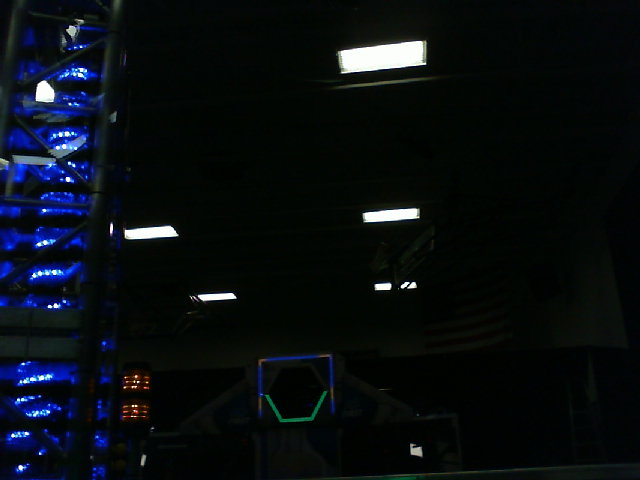
#> input picture assets/BlueGoal-Far-ProtectedZone.jpg, 640 x 480 px
$ python main.py
#> lines starting #> are read from the running program, lines starting #| are printed output that depends on the picture; after the words box and inside, x2 and y2 are one past the last pixel; in counts of white or black regions, pixels touching at a corner belong together
#> in main, frame is the input picture: shape (480, 640, 3); mean B, G, R 17.3, 13.3, 8.4
#> in main, `hsv = cv2.cvtColor(frame,cv2.COLOR_BGR2HSV)`: hsv: shape (480, 640, 3); mean H, S, V 76.3, 181.8, 20.1
import cv2
import numpy

def nothing(x):
    pass

def createWindow():
    cv2.namedWindow('image')
    cv2.createTrackbar('Upper Hue','image',0,180,nothing)
    cv2.setTrackbarPos('Upper Hue','image',79)
    cv2.createTrackbar('Upper Sat','image',0,255,nothing)
    cv2.setTrackbarPos('Upper Sat','image',255)
    cv2.createTrackbar('Upper Val','image',0,255,nothing)
    cv2.setTrackbarPos('Upper Val','image',255)

    cv2.createTrackbar('Lower Hue','image',0,180,nothing)
    cv2.setTrackbarPos('Lower Hue','image',64)
    cv2.createTrackbar('Lower Sat','image',0,255,nothing)
    cv2.setTrackbarPos('Lower Sat','image',90)
    cv2.createTrackbar('Lower Val','image',0,255,nothing)
    cv2.setTrackbarPos('Lower Val','image',69)

def customThresh(hsv_frame):
    kernel = numpy.ones((1,1),numpy.uint8)
    upper_hsv = numpy.array([cv2.getTrackbarPos('Upper Hue','image'),cv2.getTrackbarPos('Upper Sat','image'),cv2.getTrackbarPos('Upper Val',
        'image')])
    lower_hsv = numpy.array([cv2.getTrackbarPos('Lower Hue','image'),cv2.getTrackbarPos('Lower Sat','image'),cv2.getTrackbarPos('Lower Val', 'image')])
    hsv_thresh =  cv2.inRange(hsv_frame,lower_hsv,upper_hsv)
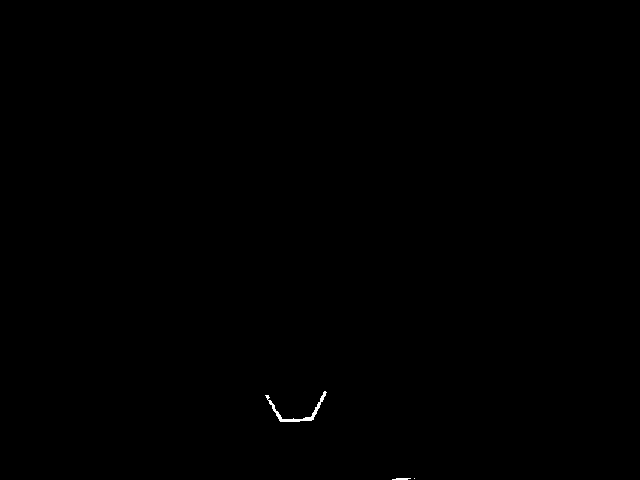
#> hsv_thresh: shape (480, 640); 0.1% white; 3 white regions (1 under 20 px), largest, box (x1, y1, x2, y2) and area: (265, 391, 327, 422) 282, (392, 478, 411, 480) 31
    blur = cv2.GaussianBlur(hsv_thresh,(5,5),0)
    return cv2.dilate(blur,kernel,iterations=1)


def findContours(frame):
    _,thresh = cv2.threshold(frame,127,255,cv2.THRESH_BINARY)
#> thresh: shape (480, 640); 0.1% white; 2 white regions
    contours,hierarchy = cv2.findContours(thresh,1,2)
#> contours = 2 contours, 1 with area under 20; largest, box (x1, y1, x2, y2) and area: (266, 391, 326, 422) 192
    cnt = contours[0]
#> cnt = [[396, 478], [395, 479], [408, 479], [408, 478]]
    M = cv2.moments(cnt)
#> M = moments, m00 12.5, centre m10/m00, m01/m00 = (401.7, 478.5)
    return thresh, cnt, M

def main():
    frame = cv2.imread('assets/BlueGoal-Far-ProtectedZone.jpg')
    #show orginal frame
    cv2.imshow('frame',frame)
    hsv = cv2.cvtColor(frame,cv2.COLOR_BGR2HSV)
    createWindow()
    while(True):
        hsv_thresh = customThresh(hsv)
        thresh,cnt, M = findContours(hsv_thresh)
#> cnt = [[396, 478], [395, 479], [408, 479], [408, 478]]
        #create bounding rect
        x,y,w,h = cv2.boundingRect(cnt)
#> x = 395; y = 478; w = 14; h = 2
        rect = cv2.minAreaRect(cnt)
#> rect = ((401.5, 478.5), (1, 13), -90)
        box = cv2.boxPoints(rect)
#> box = [[408, 479], [395, 479], [395, 478], [408, 478]]
        box = numpy.int0(box)
        frame = cv2.drawContours(frame,[box],0,(0,255,255),2)
        frame = cv2.rectangle(frame,(x,y),(x+w,y+h),(0,255,0),2)
#> frame: shape (480, 640, 3); mean B, G, R 17.3, 13.4, 8.4
        frame = cv2.circle(frame,(int(x+w/2),int(y+h/2)),2,(0,255,0),1)


        #show images
        cv2.imshow('image',hsv_thresh)
        cv2.imshow('threshold',frame)
        print(x)
#| 395
        if cv2.waitKey(1) & 0xFF == ord('q'):
#> (key q is pressed here)
            break
    cv2.destroyAllWindows()


if __name__ == '__main__':
    main()

$ run again, with assets/BlueGoal-060in-Center.jpg copied over assets/BlueGoal-Far-ProtectedZone.jpg
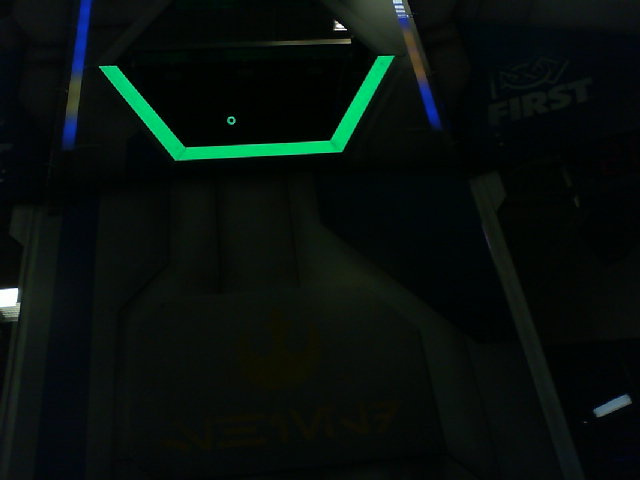
#> input picture assets/BlueGoal-060in-Center.jpg, 640 x 480 px
#> in main, frame is the input picture: shape (480, 640, 3); mean B, G, R 12.6, 15.7, 7.4
#> hsv: shape (480, 640, 3); mean H, S, V 77, 152, 17
#> in customThresh, `hsv_thresh =  cv2.inRange(hsv_frame,lower_hsv,upper_hsv)`:
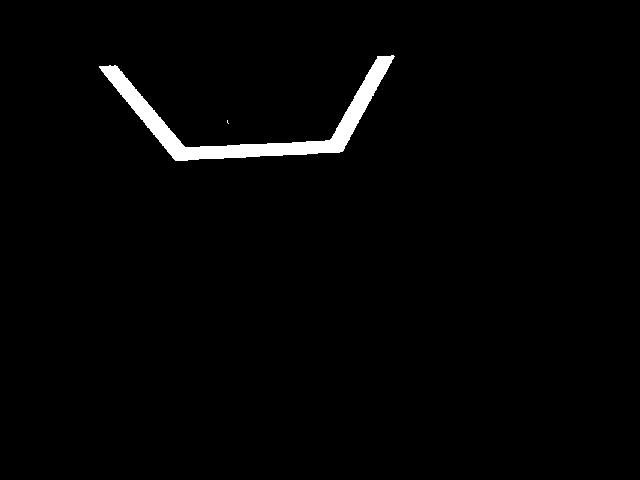
#> hsv_thresh: shape (480, 640); 1.8% white; 2 white regions (1 under 20 px), largest, box (x1, y1, x2, y2) and area: (99, 55, 395, 161) 5460
#> thresh: shape (480, 640); 1.8% white; 1 white region
#> contours = 1 contour; box (x1, y1, x2, y2) and area: (99, 55, 394, 161) 5100
#> in findContours, `cnt = contours[0]`: cnt = contour of 290 points, box (x1, y1, x2, y2) (99, 55, 394, 161), area 5100
#> in findContours, `M = cv2.moments(cnt)`: M = moments, m00 5100.5, centre m10/m00, m01/m00 = (250.6, 122.3)
#> x = 99; y = 55; w = 295; h = 106
#> rect = ((247.7, 109), (294.2, 97.7), -2.03)
#> in main, `box = cv2.boxPoints(rect)`: box = [[102.4, 163], [98.94, 65.36], [393, 54.93], [396.5, 152.6]]
#> in main, `box = numpy.int0(box)`: box = [[102, 162], [98, 65], [392, 54], [396, 152]]
#> in main, `frame = cv2.rectangle(frame,(x,y),(x+w,y+h),(0,255,0),2)`:
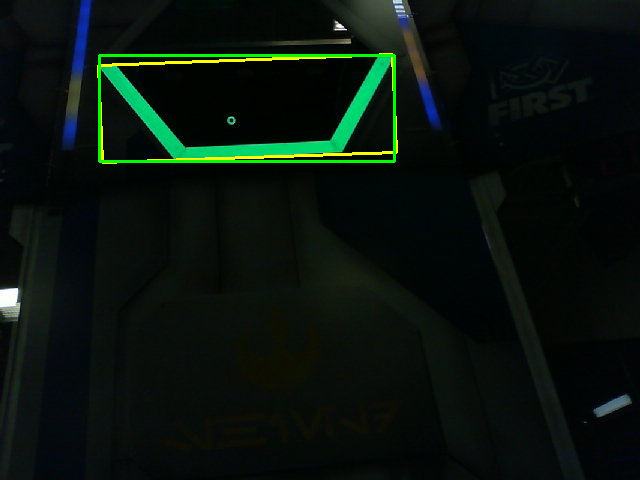
#> frame: shape (480, 640, 3); mean B, G, R 12.4, 18.8, 8.7
#| 99

$ run again, with assets/BlueGoal-156in-Left.jpg copied over assets/BlueGoal-Far-ProtectedZone.jpg
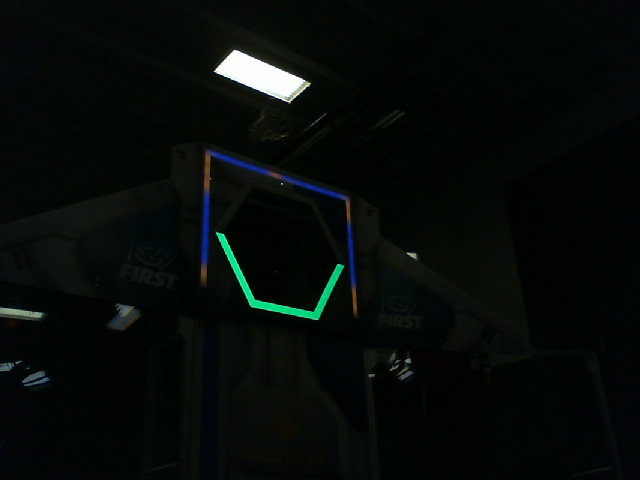
#> input picture assets/BlueGoal-156in-Left.jpg, 640 x 480 px
#> in main, frame is the input picture: shape (480, 640, 3); mean B, G, R 8.9, 10.8, 6.1
#> hsv: shape (480, 640, 3); mean H, S, V 74.4, 173.5, 11.7
#> in customThresh, `hsv_thresh =  cv2.inRange(hsv_frame,lower_hsv,upper_hsv)`:
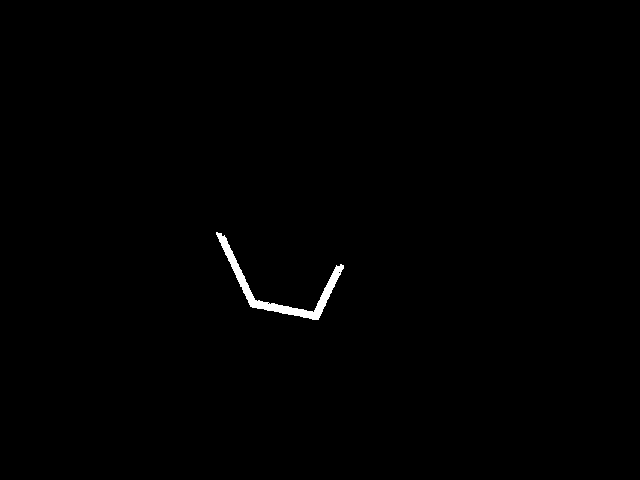
#> hsv_thresh: shape (480, 640); 0.49% white; 1 white region, box (x1, y1, x2, y2) and area: (216, 232, 344, 320) 1519
#> thresh: shape (480, 640); 0.49% white; 1 white region
#> contours = 1 contour; box (x1, y1, x2, y2) and area: (216, 232, 344, 320) 1330
#> in findContours, `cnt = contours[0]`: cnt = contour of 243 points, box (x1, y1, x2, y2) (216, 232, 344, 320), area 1330
#> in findContours, `M = cv2.moments(cnt)`: M = moments, m00 1329.5, centre m10/m00, m01/m00 = (278.6, 288.5)
#> x = 216; y = 232; w = 128; h = 88
#> rect = ((272.1, 279.2), (63.88, 131.7), -75.53)
#> in main, `box = cv2.boxPoints(rect)`: box = [[327.9, 326.6], [200.3, 293.7], [216.3, 231.8], [343.8, 264.7]]
#> in main, `box = numpy.int0(box)`: box = [[327, 326], [200, 293], [216, 231], [343, 264]]
#> in main, `frame = cv2.rectangle(frame,(x,y),(x+w,y+h),(0,255,0),2)`:
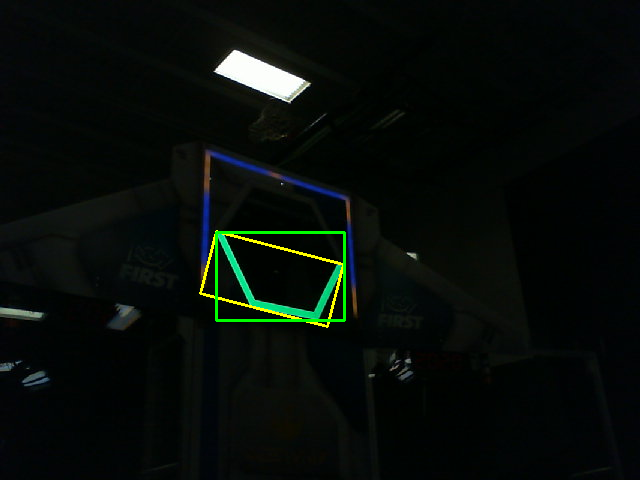
#> frame: shape (480, 640, 3); mean B, G, R 8.8, 12.6, 6.9
#| 216
